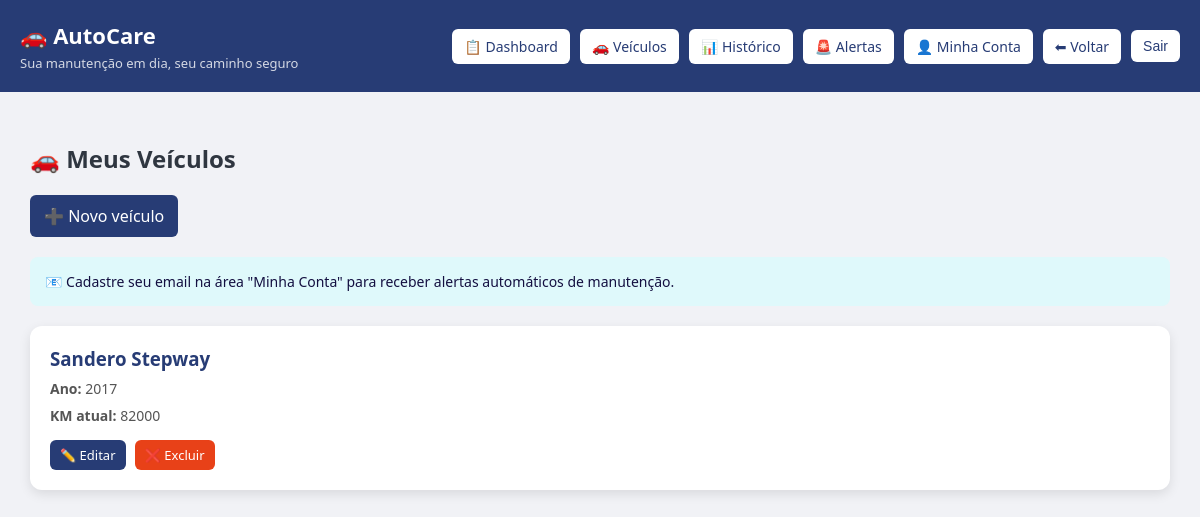
The app's page /veiculos/ (signed in), older data.
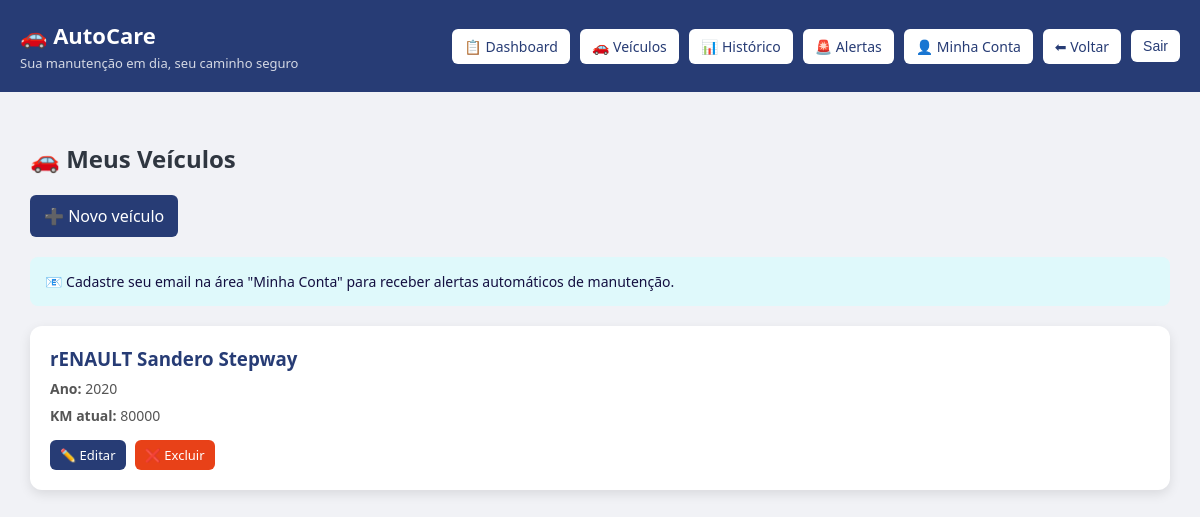
The same page, newer data.
### core/models.py (models this page shows, shortened)
class Veiculo(models.Model):
    usuario = models.ForeignKey(User, on_delete=models.CASCADE)
    marca = models.CharField(max_length=100, default="")
    modelo = models.CharField(max_length=100)
    ano = models.IntegerField()
    km_atual = models.IntegerField()

### core/views.py (the view)
# urls.py: path('veiculos/', views.veiculos, name='veiculos'),
@login_required
def veiculos(request):
    veiculos = Veiculo.objects.filter(
        usuario=request.user
    )
    return render(request, 'veiculos.html', {
        'veiculos': veiculos
    })

### templates/veiculos.html (shortened to what this page needs)
<!DOCTYPE html>
<html>
<head>
</head>
<body>
<div class="header">
    <div class="left">
        <div class="logo">🚗 AutoCare</div>
        <div class="slogan">Sua manutenção em dia, seu caminho seguro</div>
    </div>
    <div class="menu">
        <a href="/" class="btn-menu">📋 Dashboard</a>
        <a href="/veiculos/" class="btn-menu">🚗 Veículos</a>
        <a href="/historico/" class="btn-menu">📊 Histórico</a>
        <a href="/alertas/" class="btn-menu">🚨 Alertas</a>
        <a href="/minha-conta/" class="btn-menu">👤 Minha Conta</a>
        <a href="javascript:history.back()" class="btn-menu">⬅ Voltar</a>
        <form action="/accounts/logout/" method="post" style="display:inline;">
            <button type="submit" class="btn-menu">Sair</button>
        </form>
    </div>
</div>
<div class="container">
    <h2>🚗 Meus Veículos</h2>
    <a href="/veiculo/novo/" class="btn-add">➕ Novo veículo</a>
    {% if veiculos %}
    <div class="alert-box">
        📧 Cadastre seu email na área "Minha Conta" para receber alertas automáticos de manutenção.
    </div>
    {% endif %}
    {% if veiculos %}
    <div class="grid">
        {% for v in veiculos %}
        <div class="card">
            <h3>{{ v.marca }} {{ v.modelo }}</h3>
            <div class="info">
                <b>Ano:</b> {{ v.ano }}
            </div>
            <div class="info">
                <b>KM atual:</b> {{ v.km_atual }}
            </div>
            <div class="actions">
                <a href="/veiculo/{{ v.id }}/editar/" class="btn btn-edit">
                    ✏️ Editar
                </a>
                <a href="/veiculo/{{ v.id }}/deletar/" class="btn btn-delete">
                    ❌ Excluir
                </a>
            </div>
        </div>
        {% endfor %}
    </div>
    {% else %}
        <div class="message-box">
            🚗 Você ainda não cadastrou um veículo.
        </div>
    {% endif %}
</div>
</body>
</html>

Row changes from the older to the newer data that the page shows:
removed Veiculo: modelo "Sandero Stepway", ano "2017", km_atual "82000"
added Veiculo: marca "rENAULT", modelo "Sandero Stepway", ano "2020", km_atual "80000"
